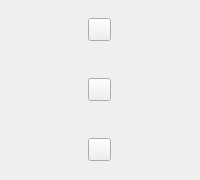
        <widget class="QWidget" name="bg_left" native="true">
         <property name="minimumSize">
          <size>
           <width>50</width>
           <height>180</height>
          </size>
         </property>
         <property name="maximumSize">
          <size>
           <width>16777215</width>
           <height>16777215</height>
          </size>
         </property>
         <layout class="QVBoxLayout" name="verticalLayout_8">
          <property name="spacing">
           <number>0</number>
          </property>
          <property name="leftMargin">
           <number>0</number>
          </property>
          <property name="topMargin">
           <number>0</number>
          </property>
          <property name="rightMargin">
           <number>0</number>
          </property>
          <property name="bottomMargin">
           <number>0</number>
          </property>
          <item>
           <widget class="QWidget" name="widget_5" native="true">
            <layout class="QHBoxLayout" name="horizontalLayout_11">
             <property name="spacing">
              <number>0</number>
             </property>
             <property name="leftMargin">
              <number>0</number>
             </property>
             <property name="topMargin">
              <number>0</number>
             </property>
             <property name="rightMargin">
              <number>0</number>
             </property>
             <property name="bottomMargin">
              <number>0</number>
             </property>
             <item>
              <widget class="QPushButton" name="pushButton_time">
               <property name="minimumSize">
                <size>
                 <width>23</width>
                 <height>23</height>
                </size>
               </property>
               <property name="maximumSize">
                <size>
                 <width>23</width>
                 <height>23</height>
                </size>
               </property>
               <property name="cursor">
                <cursorShape>PointingHandCursor</cursorShape>
               </property>
               <property name="text">
                <string/>
               </property>
               <property name="icon">
                <iconset resource="../qrc/Interface_qrc.qrc">
                 <normaloff>:/Image/icon-time-management.png</normaloff>:/Image/icon-time-management.png</iconset>
               </property>
               <property name="iconSize">
                <size>
                 <width>22</width>
                 <height>22</height>
                </size>
               </property>
              </widget>
             </item>
            </layout>
           </widget>
          </item>
          <item>
           <widget class="QWidget" name="widget_6" native="true">
            <layout class="QHBoxLayout" name="horizontalLayout_12">
             <property name="spacing">
              <number>0</number>
             </property>
             <property name="leftMargin">
              <number>0</number>
             </property>
             <property name="topMargin">
              <number>0</number>
             </property>
             <property name="rightMargin">
              <number>0</number>
             </property>
             <property name="bottomMargin">
              <number>0</number>
             </property>
             <item>
              <widget class="QPushButton" name="pushButton_db">
               <property name="minimumSize">
                <size>
                 <width>23</width>
                 <height>23</height>
                </size>
               </property>
               <property name="maximumSize">
                <size>
                 <width>23</width>
                 <height>23</height>
                </size>
               </property>
               <property name="cursor">
                <cursorShape>PointingHandCursor</cursorShape>
               </property>
               <property name="text">
                <string/>
               </property>
               <property name="icon">
                <iconset resource="../qrc/Interface_qrc.qrc">
                 <normaloff>:/Image/icon-database.png</normaloff>:/Image/icon-database.png</iconset>
               </property>
               <property name="iconSize">
                <size>
                 <width>22</width>
                 <height>22</height>
                </size>
               </property>
              </widget>
             </item>
            </layout>
           </widget>
          </item>
          <item>
           <widget class="QWidget" name="widget_7" native="true">
            <property name="cursor">
             <cursorShape>PointingHandCursor</cursorShape>
            </property>
            <layout class="QHBoxLayout" name="horizontalLayout_14">
             <property name="spacing">
              <number>0</number>
             </property>
             <property name="leftMargin">
              <number>0</number>
             </property>
             <property name="topMargin">
              <number>0</number>
             </property>
             <property name="rightMargin">
              <number>0</number>
             </property>
             <property name="bottomMargin">
              <number>0</number>
             </property>
             <item>
              <widget class="QPushButton" name="pushButton_contact">
               <property name="minimumSize">
                <size>
                 <width>23</width>
                 <height>23</height>
                </size>
               </property>
               <property name="maximumSize">
                <size>
                 <width>23</width>
                 <height>23</height>
                </size>
               </property>
               <property name="text">
                <string/>
               </property>
               <property name="icon">
                <iconset resource="../qrc/Interface_qrc.qrc">
                 <normaloff>:/Image/icon-contact-us.png</normaloff>:/Image/icon-contact-us.png</iconset>
               </property>
               <property name="iconSize">
                <size>
                 <width>22</width>
                 <height>22</height>
                </size>
               </property>
              </widget>
             </item>
            </layout>
           </widget>
          </item>
         </layout>
        </widget>
